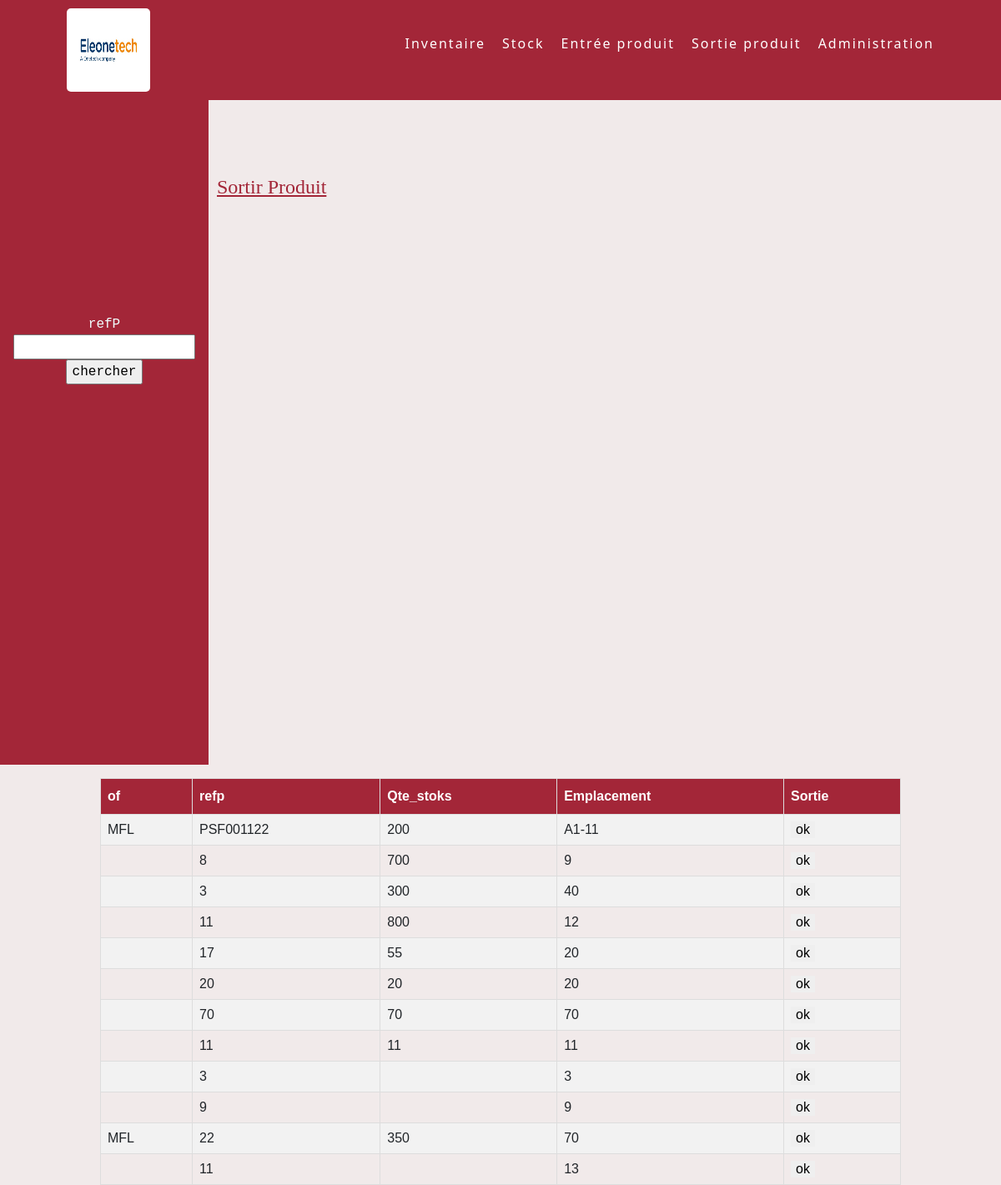
The app's page /pfe/sortie.php with its own data.
### tables this page shows
CREATE TABLE IF NOT EXISTS `stock` (
  `id_stock` int(11) NOT NULL AUTO_INCREMENT,
  `refp` varchar(50) NOT NULL,
  `ligne` varchar(50) DEFAULT NULL,
  `cadence` int(11) DEFAULT NULL,
  `emplacement` varchar(50) DEFAULT NULL,
  `qte_stocke` varchar(11) DEFAULT NULL,
  `couv_ligne` float DEFAULT NULL,
  `id` bigint(20) NOT NULL,
  `achat1` date DEFAULT NULL,
  `code` varchar(50) DEFAULT NULL,
  `designation` varchar(50) DEFAULT NULL,
  `client_id` bigint(20) DEFAULT NULL,
  `type_operation_id` bigint(20) DEFAULT NULL,
  PRIMARY KEY (`id_stock`),
  KEY `FKlqhhpq6ma8a6v90rks3igeff1` (`type_operation_id`)
);

### pfe/sortie.php (the view, shortened to what this page needs)
<html>
    <head>
        <link href="https://cdn.jsdelivr.net/npm/bootstrap@5.1.3/dist/css/bootstrap.min.css" rel="stylesheet">
        <link rel="stylesheet" href="./css/sortie.css">
    </head>
    <body>
        <header >
            <img class="logo" src="./images/logo eot.jpg" alt="">
            <ul>
              <li><a href="./inventaire.php">Inventaire</a></li>
              <li><a href="./stock.php">Stock</a></li>
              <li><a href="./entree.php">Entrée produit</a></li>
              <li><a href="./sortie.php">Sortie produit</a></li>
              <li><a href="./administration.php">Administration</a></li>
           </ul>
        </header>
        <section>
        <article><h4>Sortir Produit</h4></article>
        <form action="" methode='GET'>
     <label>refP</label>
     <input type="text" name="refpE"  >
     <input type="submit" value="chercher">
        </form>
        <?php
            $servername = "localhost";
            $username = "root";
            $password = "";
            $dbname = "gestion de stock psf";
            $conn = new mysqli($servername, $username, $password, $dbname);
if (isset($_GET['refpE'])){
  $c=$_GET['refpE'];
    $sql = "SELECT * FROM stock where refp= $c  ";
}
else {
  $sql = "SELECT * FROM stock";
}
if($_SERVER['REQUEST_METHOD'] == 'GET'){
            $result = $conn->query($sql);
            if ($result->num_rows > 0) {
               ?>
               <table id="customers">
                 <tr>
                <th>of</th>
                <th>refp</th>
                <th>Qte_stoks</th>
                <th>Emplacement</th>
                <th>Sortie</th>
              </tr>
  <?php
              while($row = $result->fetch_assoc()) {
                if ( true ){
            ?>
            <tr>
            <td><?php echo $row['ligne'] ;?></td>
            <td><?php echo $row['refp'] ;?></td>
            <td><?php echo $row['qte_stocke'] ;?></td>
            <td><?php echo $row['emplacement'] ;?></td>
            <td><button>ok</button></td>
            </tr>
                                               <?php
            }
            }
            } else {
              header("Location: http://localhost/pfe/sortie.php?");
            }
        }
            ?>
        </section>
    </body>
</html>

### pfe/css/sortie.css (style rules this page uses)
body { background-color: #f1eaea; }
header { position: fixed; top: 0; left: 0; width: 100%; display: flex; justify-content: space-between; align-items: center; transition: 0.6s; padding: 10px 80px; z-index: 10000; background-color:#A32638; }
header .logo { position: relative; font-weight: bold; color:white; text-decoration: none; font-size: 40px; text-transform: uppercase; letter-spacing: 2px; transition: 0.6s; }
header ul { position: relative; display: flex; justify-content: center; align-items: center; }
header ul li { position: relative; list-style: none; }
header ul li a { position: relative; margin: 0 0 0 20px; text-decoration: none; color:white; letter-spacing: 2px; font-weight: 500; }
.logo { width: 100px; height: 100px; float: left; border-radius: 5px 5px 5px; }
form { font-family:'Courier New', Courier, monospace;; width: 250px; height: 800px; text-decoration: none; margin-top: -130px; padding-top: 260px; padding-bottom: 20px; padding-left: 0px; padding-left: 0px; text-align: center; float :left; background-color: #A32638; color: azure; }
article { padding-top: 210px; }
article h4 { color: #A32638; font-family:LEMON MILK ; padding-left: 260px; text-decoration: underline ; }
#customers { padding-left: 40px; margin-left: 120px; margin-top: 40px; font-family: Arial, Helvetica, sans-serif; border-collapse: collapse; width: 80%; }
#customers td, #customers th { border: 1px solid #ddd; padding: 8px; }
#customers tr:nth-child(even) { background-color: #f2f2f2; }
#customers th { padding-top: 12px; padding-bottom: 12px; text-align: left; background-color: #A32638; color: white; }
#customers td button { border: none; }

### records on screen
stock: ligne "MFL", refp "PSF001122", qte_stocke "200", emplacement "A1-11"
stock: refp "8", qte_stocke "700", emplacement "9"
stock: refp "3", qte_stocke "300", emplacement "40"
stock: refp "11", qte_stocke "800", emplacement "12"
stock: refp "17", qte_stocke "55", emplacement "20"
stock: refp "20", qte_stocke "20", emplacement "20"
stock: refp "70", qte_stocke "70", emplacement "70"
stock: refp "11", qte_stocke "11", emplacement "11"
stock: refp "3", emplacement "3"
stock: refp "9", emplacement "9"
stock: ligne "MFL", refp "22", qte_stocke "350", emplacement "70"
stock: refp "11", emplacement "13"
